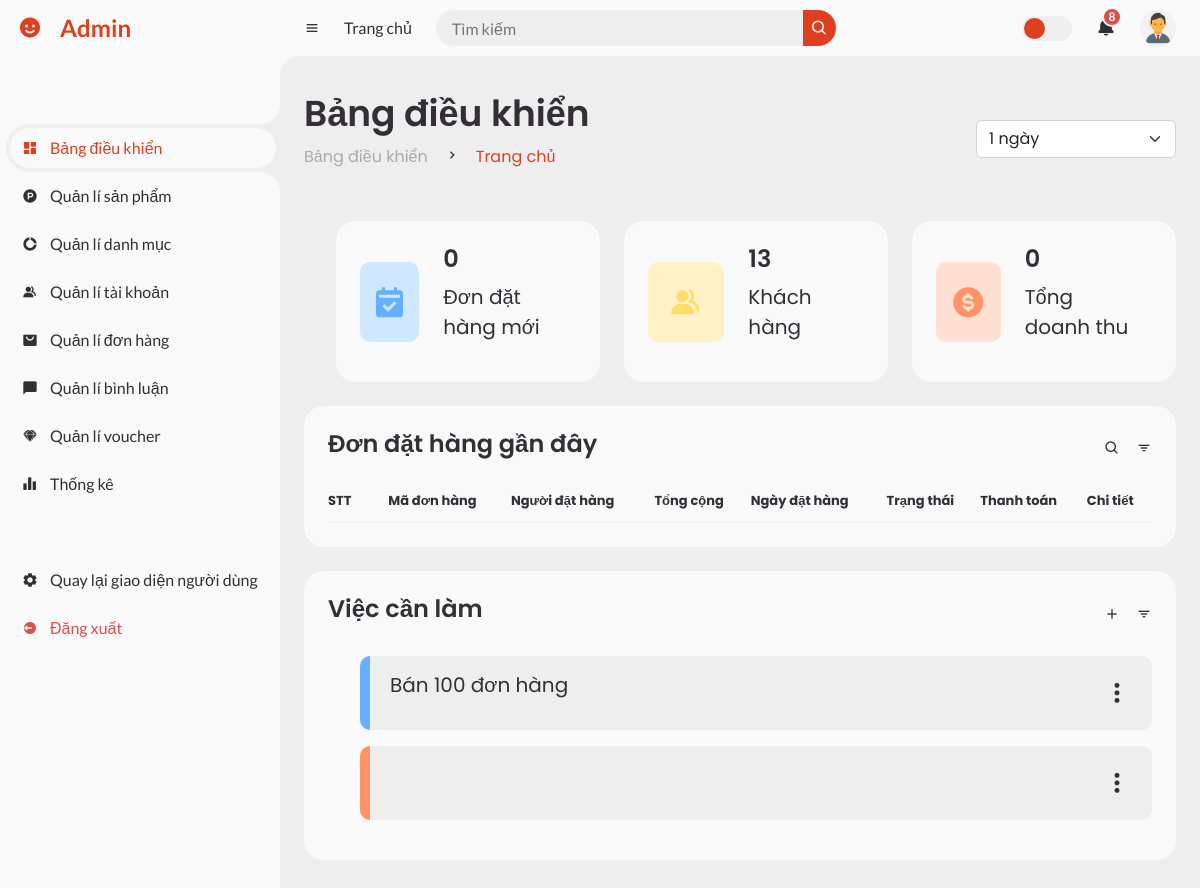
Screenshot of /admin/index.php (signed in) with the database file from the repository.
### tables this page shows
CREATE TABLE `users` (
  `user_id` int(11) NOT NULL,
  `first_name` varchar(100) NOT NULL,
  `last_name` varchar(100) NOT NULL,
  `email` varchar(100) NOT NULL,
  `user_image` varchar(255) DEFAULT NULL,
  `password` varchar(100) NOT NULL,
  `phone` varchar(100) DEFAULT NULL,
  `date` date NOT NULL,
  `address` varchar(255) DEFAULT NULL,
  `gender` varchar(10) NOT NULL,
  `role` int(11) NOT NULL DEFAULT 0
);

CREATE TABLE `todolist` (
  `todolist_id` int(11) NOT NULL,
  `content` varchar(100) NOT NULL,
  `status` varchar(100) NOT NULL DEFAULT 'not-completed'
);

### models/PDO_admin.php (called while the page is built, shortened)
<?php
$conn = null;
try {
    $conn = new PDO('mysql:host=localhost;dbname=vanh-store', 'root', '', [
        PDO::ATTR_ERRMODE => PDO::ERRMODE_EXCEPTION,
        PDO::ATTR_DEFAULT_FETCH_MODE => PDO::FETCH_ASSOC
    ]);
} catch (PDOException $e) {
    echo 'Kết nối thất bại ' . $e->getMessage() . '<br>';
}
function getDataBy($table, $data)
{
    if($data==[]){
        $data=1;
    }else{
        foreach ($data as $key => $value) {
            $data[$key] = $key . "='" . $value . "'";
        }
    }
    $data = implode(" AND ", $data);
    $sql = "SELECT * FROM ${table} WHERE ${data}";
    return query($sql)->fetch();
}
function getAll($table, $orderBy=[], $limit=999999)
{
    $orderBy = $orderBy==[]?'':("ORDER BY ".implode(",", $orderBy));
    $sql = "SELECT * FROM ${table}  ${orderBy} LIMIT ${limit}";
    return query($sql)->fetchAll();
}
function query($sql)
{
    global $conn;
    $stmt = $conn->prepare($sql);
    $stmt->execute();
    return $stmt;
}

### models/adminModel/dashboardModel.php (called while the page is built)
<?php
function totalSell($day=7){
    $sql="SELECT SUM(amount * price) AS total_sell
    FROM order_details od
    JOIN orders o
    ON o.order_id=od.order_id
    WHERE date(create_at) >= DATE_SUB(CURRENT_DATE,INTERVAL ${day} DAY)";
    return query($sql)->fetch();
}
function totalUser(){
    $sql="SELECT COUNT(user_id) AS total_user
    FROM users";
    return query($sql)->fetch();
}
function newOrder($day=7){
    $sql="SELECT u.user_id,o.order_id,CONCAT(u.first_name,' ',u.last_name) AS fullName,u.user_image,o.receiver_name,o.receiver_address,o.ma_don_hang,o.receiver_phone,o.status,o.payment_status,date(o.create_at) as create_at,SUM((od.price * od.amount) - o.voucher) AS total
    FROM `orders` o
    JOIN users u
    ON u.user_id= o.user_id
    JOIN order_details od
    ON od.order_id=o.order_id
    WHERE date(create_at) >= DATE_SUB(CURRENT_DATE,INTERVAL ${day} DAY)
    GROUP BY order_id
    ORDER BY order_id DESC
    ";
    return query($sql)->fetchAll();
}

### admin/dashboard.php (the view, shortened to what this page needs)
<section id="content">
    <nav>
        <i class='bx bx-menu'></i>
        <a href="#" class="nav-link">Trang chủ</a>
        <form action="#">
            <div class="form-input">
                <input type="search" placeholder="Tìm kiếm">
                <button type="submit" class="search-btn"><i class='bx bx-search'></i></button>
            </div>
        </form>
        <label for="switch-mode" class="switch-mode"></label>
        <a href="#" class="notification">
            <i class='bx bxs-bell'></i>
            <span class="num">8</span>
        </a>
        <a href="#" class="profile">
            <img src="../public/upload/image/user/<?= $user['user_image'] ?>">
        </a>
    </nav>
    <main>
        <div class="head-title">
            <div class="left">
                <h1>Bảng điều khiển</h1>
                <ul class="breadcrumb">
                    <li>
                        <a href="#">Bảng điều khiển</a>
                    </li>
                    <li><i class='bx bx-chevron-right'></i></li>
                    <li>
                        <a class="active" href="#">Trang chủ</a>
                    </li>
                </ul>
            </div>
            <div style="width: 200px;">
                <select class="form-select select-day" name="" id="">
                    <option <?= $day == 1 ? 'selected' : '' ?> value="1">1 ngày</option>
                </select>
            </div>
        </div>
        <ul class="box-info">
            <li>
                <i class='bx bxs-calendar-check'></i>
                <span class="text">
                    <h3><?= count($newOrder) ?></h3>
                    <p>Đơn đặt hàng mới</p>
                </span>
            </li>
            <li>
                <i class='bx bxs-group'></i>
                <span class="text">
                    <h3><?= $totalUser['total_user'] ?></h3>
                    <p>Khách hàng</p>
                </span>
            </li>
            <li>
                <i class='bx bxs-dollar-circle'></i>
                <span class="text">
                    <h3><?= number_format($totalSell['total_sell']??0, 0, ',', '.') ?></h3>
                    <p>Tổng doanh thu</p>
                </span>
            </li>
        </ul>
        <div class="table-data">
            <div class="order">
                <div class="head">
                    <h3>Đơn đặt hàng gần đây</h3>
                    <i class='bx bx-search'></i>
                    <i class='bx bx-filter'></i>
                </div>
                <table>
                    <thead>
                    <tr>
                        <th style="padding-right: 20px">STT</th>
                        <th>Mã đơn hàng</th>
                        <th>Người đặt hàng</th>
                        <th>Tổng cộng</th>
                        <th>Ngày đặt hàng</th>
                        <th>Trạng thái</th>
                        <th>Thanh toán</th>
                        <th>Chi tiết</th>
                    </tr>
                    </thead>
                </table>
            </div>
            <div class="todo" style="flex-basis: 362px;">
                <div class="head">
                    <h3>Việc cần làm</h3>
                    <i class='bx bx-plus'></i>
                    <i class='bx bx-filter'></i>
                </div>
                <ul class="todo-list">
                    <?php foreach ($todolist as $todo) : ?>
                        <li todoList_id="<?= $todo['todolist_id'] ?>" class="<?= $todo['status'] ?>">
                            <p contenteditable="true"><?= $todo['content'] ?></p>
                            <i class='bx bx-dots-vertical-rounded menu_option'>
                            </i>
                        </li>
                    <?php endforeach; ?>
                </ul>
            </div>
        </div>
    </main>
</section>

### public/css/adminDetail.css (style rules this page uses)
:root { --nc-cl-hd: #cc3b1e; --nc-cl-hd2-dost: #dd3f1f; --nc-bg-bd: #ee4d2d; }
#content nav form .form-input button { background-color: var(--nc-cl-hd2-dost); }
#content nav .switch-mode::before { background-color: var(--nc-cl-hd2-dost); }
#content main .head-title .left .breadcrumb li a.active { color: var(--nc-cl-hd2-dost) !important; }

### admin/dashboard.php (style rules this page uses)
p { display: block; width: 85%; font-size: 20px; }
.menu_option { position: relative; }
.todo-list > li > i { font-size: 30px; }

### rows the page displays
users: user_image (picture)
todolist: content "Bán 100 đơn hàng"

### other values shown
count($newOrder) "0"
$totalUser['total_user'] "13"
$totalSell['total_sell'] "0"
